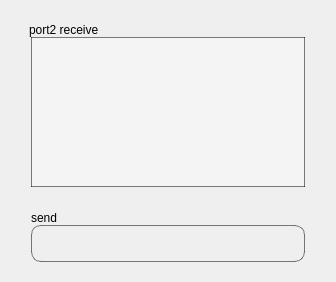
            <widget class="QWidget" name="page_5">
             <layout class="QVBoxLayout" name="verticalLayout_2" stretch="1,4,1,1">
              <property name="spacing">
               <number>0</number>
              </property>
              <property name="leftMargin">
               <number>0</number>
              </property>
              <property name="topMargin">
               <number>0</number>
              </property>
              <property name="rightMargin">
               <number>0</number>
              </property>
              <property name="bottomMargin">
               <number>20</number>
              </property>
              <item>
               <layout class="QHBoxLayout" name="horizontalLayout_10" stretch="1,2,8">
                <property name="spacing">
                 <number>0</number>
                </property>
                <property name="leftMargin">
                 <number>0</number>
                </property>
                <property name="rightMargin">
                 <number>0</number>
                </property>
                <item>
                 <spacer name="horizontalSpacer_22">
                  <property name="orientation">
                   <enum>Qt::Horizontal</enum>
                  </property>
                  <property name="sizeHint" stdset="0">
                   <size>
                    <width>40</width>
                    <height>20</height>
                   </size>
                  </property>
                 </spacer>
                </item>
                <item>
                 <widget class="QLabel" name="label_3">
                  <property name="sizePolicy">
                   <sizepolicy hsizetype="Minimum" vsizetype="Minimum">
                    <horstretch>0</horstretch>
                    <verstretch>0</verstretch>
                   </sizepolicy>
                  </property>
                  <property name="minimumSize">
                   <size>
                    <width>0</width>
                    <height>0</height>
                   </size>
                  </property>
                  <property name="focusPolicy">
                   <enum>Qt::WheelFocus</enum>
                  </property>
                  <property name="text">
                   <string>port2 receive </string>
                  </property>
                  <property name="alignment">
                   <set>Qt::AlignBottom|Qt::AlignLeading|Qt::AlignLeft</set>
                  </property>
                 </widget>
                </item>
                <item>
                 <spacer name="horizontalSpacer_23">
                  <property name="orientation">
                   <enum>Qt::Horizontal</enum>
                  </property>
                  <property name="sizeHint" stdset="0">
                   <size>
                    <width>40</width>
                    <height>20</height>
                   </size>
                  </property>
                 </spacer>
                </item>
               </layout>
              </item>
              <item>
               <layout class="QHBoxLayout" name="horizontalLayout_11" stretch="1,9,1">
                <property name="spacing">
                 <number>0</number>
                </property>
                <item>
                 <spacer name="horizontalSpacer_24">
                  <property name="orientation">
                   <enum>Qt::Horizontal</enum>
                  </property>
                  <property name="sizeHint" stdset="0">
                   <size>
                    <width>40</width>
                    <height>20</height>
                   </size>
                  </property>
                 </spacer>
                </item>
                <item>
                 <widget class="QPlainTextEdit" name="recvEdit_2">
                  <property name="focusPolicy">
                   <enum>Qt::WheelFocus</enum>
                  </property>
                  <property name="styleSheet">
                   <string notr="true">border-width:  1px;  /*边框宽度为4像素*/
 border-color: rgba(0, 0, 0,130);/*边框颜色*/
 background-color:rgba(255, 255, 255, 80);
 border-style: outset; /*边框样式*/</string>
                  </property>
                  <property name="readOnly">
                   <bool>true</bool>
                  </property>
                 </widget>
                </item>
                <item>
                 <spacer name="horizontalSpacer_25">
                  <property name="orientation">
                   <enum>Qt::Horizontal</enum>
                  </property>
                  <property name="sizeHint" stdset="0">
                   <size>
                    <width>40</width>
                    <height>20</height>
                   </size>
                  </property>
                 </spacer>
                </item>
               </layout>
              </item>
              <item>
               <layout class="QHBoxLayout" name="horizontalLayout_14" stretch="1,2,8">
                <property name="spacing">
                 <number>0</number>
                </property>
                <property name="rightMargin">
                 <number>0</number>
                </property>
                <item>
                 <spacer name="horizontalSpacer_30">
                  <property name="orientation">
                   <enum>Qt::Horizontal</enum>
                  </property>
                  <property name="sizeHint" stdset="0">
                   <size>
                    <width>40</width>
                    <height>20</height>
                   </size>
                  </property>
                 </spacer>
                </item>
                <item>
                 <widget class="QLabel" name="label_4">
                  <property name="sizePolicy">
                   <sizepolicy hsizetype="Minimum" vsizetype="Minimum">
                    <horstretch>0</horstretch>
                    <verstretch>0</verstretch>
                   </sizepolicy>
                  </property>
                  <property name="minimumSize">
                   <size>
                    <width>0</width>
                    <height>0</height>
                   </size>
                  </property>
                  <property name="maximumSize">
                   <size>
                    <width>16777215</width>
                    <height>16777215</height>
                   </size>
                  </property>
                  <property name="focusPolicy">
                   <enum>Qt::WheelFocus</enum>
                  </property>
                  <property name="text">
                   <string>send </string>
                  </property>
                  <property name="alignment">
                   <set>Qt::AlignBottom|Qt::AlignLeading|Qt::AlignLeft</set>
                  </property>
                 </widget>
                </item>
                <item>
                 <spacer name="horizontalSpacer_31">
                  <property name="orientation">
                   <enum>Qt::Horizontal</enum>
                  </property>
                  <property name="sizeHint" stdset="0">
                   <size>
                    <width>40</width>
                    <height>20</height>
                   </size>
                  </property>
                 </spacer>
                </item>
               </layout>
              </item>
              <item>
               <layout class="QHBoxLayout" name="horizontalLayout_15" stretch="1,9,1">
                <property name="spacing">
                 <number>0</number>
                </property>
                <item>
                 <spacer name="horizontalSpacer_32">
                  <property name="orientation">
                   <enum>Qt::Horizontal</enum>
                  </property>
                  <property name="sizeHint" stdset="0">
                   <size>
                    <width>40</width>
                    <height>20</height>
                   </size>
                  </property>
                 </spacer>
                </item>
                <item>
                 <widget class="QLineEdit" name="SendEdit_2">
                  <property name="sizePolicy">
                   <sizepolicy hsizetype="Minimum" vsizetype="Minimum">
                    <horstretch>0</horstretch>
                    <verstretch>0</verstretch>
                   </sizepolicy>
                  </property>
                  <property name="styleSheet">
                   <string notr="true">  border-style: outset; /*边框样式*/
     border-width:  1px;  /*边框宽度为4像素*/
     border-radius: 10px; /*边框圆角半径*/
     border-color: rgba(0, 0, 0,130);/*边框颜色*/
background-color:transparent;
     padding: 6px; /*填衬*/
	outline: none; /*去掉按钮的虚线框*/</string>
                  </property>
                 </widget>
                </item>
                <item>
                 <spacer name="horizontalSpacer_33">
                  <property name="orientation">
                   <enum>Qt::Horizontal</enum>
                  </property>
                  <property name="sizeHint" stdset="0">
                   <size>
                    <width>40</width>
                    <height>20</height>
                   </size>
                  </property>
                 </spacer>
                </item>
               </layout>
              </item>
             </layout>
            </widget>
